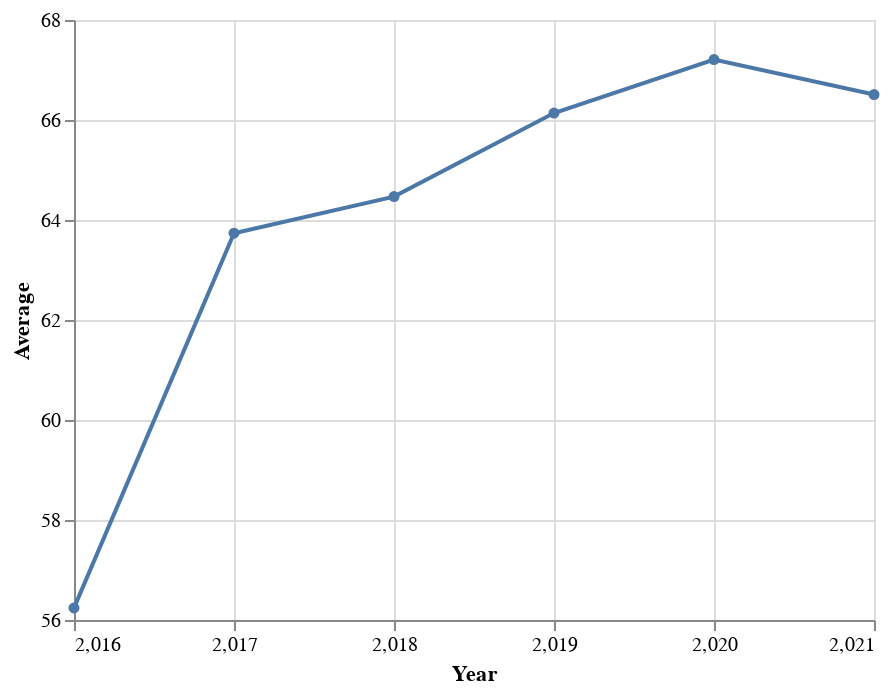

The notebook cell this image was saved under:
### Code cell
import altair as alt

source = pd.read_csv('https://raw.githubusercontent.com/jacubero/SDG/main/docs/sdr/rankings/average.csv')

alt.Chart(source).mark_line(point=True).encode(
   alt.X('Year', axis=alt.Axis(tickMinStep=1), scale=alt.Scale(zero=False)),
   alt.Y('IndexScore', scale=alt.Scale(zero=False)),
   color = "Region",
   alt.Tooltip(['IndexScore:Q'], format=",.2f")
)

### Figure 1 — Vega-Lite specification as saved in the notebook (floating-point values rounded to 4 significant figures)
{"config": {"view": {"continuousWidth": 400, "continuousHeight": 300}}, "data": {"name": "data-8c2a1b490a96e2e036a184bdd8486815"}, "mark": {"type": "line", "point": true}, "encoding": {"tooltip": [{"field": "Average", "format": ",.2f", "type": "quantitative"}], "x": {"axis": {"tickMinStep": 1}, "field": "Year", "scale": {"zero": false}, "type": "quantitative"}, "y": {"field": "Average", "scale": {"zero": false}, "type": "quantitative"}}, "$schema": "https://vega.github.io/schema/vega-lite/v4.17.0.json", "datasets": {"data-8c2a1b490a96e2e036a184bdd8486815": [{"Year": 2021, "Average": 66.51}, {"Year": 2020, "Average": 67.21}, {"Year": 2019, "Average": 66.14}, {"Year": 2018, "Average": 64.47}, {"Year": 2017, "Average": 63.74}, {"Year": 2016, "Average": 56.24}]}}
